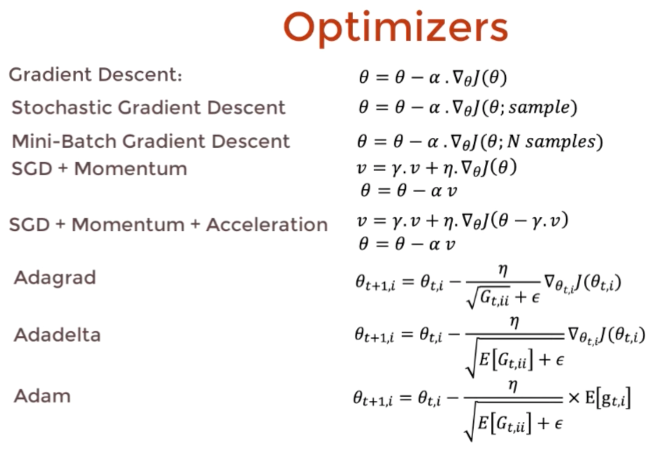
#> input picture Python/Image Coloriser/optimisers.png, 1330 x 910 px (shown at 1/2 size)
$ python -i randomColoriser.py   (imports and definitions only)
#> lines starting #> are read from the running program, lines starting #| are printed output that depends on the picture
import cv2 as cv
import numpy as np
import os

acceptableFileTypes = ['.jpg',
                  '.jpeg',
                  '.png',
                  '.webp',
                  '.jp2',
                  '.bmp',
                  '.dib',
                  '.pbm',
                  '.pgm',
                  '.ppm',
                  '.pxm',
                  '.pnm',
                  '.pfm',
                  '.sr',
                  '.tiff',
                  '.sr',
                  '.tiff',
                  '.tif',
                  '.exr',
                  '.hdr',
                  '.pic']

def colorise(image):
#> called with image = '../optimisers.png'
    theImage = cv.imread(image, cv.IMREAD_GRAYSCALE)
#> theImage: shape (910, 1330); min 0, max 255, mean 244.5
    r = np.zeros(shape=theImage.shape)
    g = np.zeros(shape=theImage.shape)
    b = np.zeros(shape=theImage.shape)
    theImage = cv.cvtColor(theImage, cv.COLOR_GRAY2RGB)
#> theImage: shape (910, 1330, 3)
    for row in range(len(r)):
        for column in range(len(r)):
            rValue = np.random.uniform(0,255)
            gValue = np.random.uniform(0,255)
            bValue = np.random.uniform(0,255)

            if row != 0 and column != 0: # not first row or collumn
                if row > 1 and column > 1:
                    rValue = ( rValue + r[row-1][column] + r[row][column-1] +  r[row-1][column-1] + r[row-2][column] + r[row-2][column-1] + r[row-2][column-2] + r[row][column-1] + r[row][column-2] ) / 9
                    gValue = ( gValue + g[row-1][column] + g[row][column-1] +  g[row-1][column-1] + g[row-2][column] + g[row-2][column-1] + g[row-2][column-2] + g[row][column-1] + g[row][column-2] ) / 9
                    bValue = ( bValue + b[row-1][column] + b[row][column-1] +  b[row-1][column-1] + b[row-2][column] + b[row-2][column-1] + b[row-2][column-2] + b[row][column-1] + b[row][column-2] ) / 9
                else:
                    rValue = ( rValue + r[row-1][column] + r[row][column-1] + r[row-1][column-1] ) / 4
                    gValue = ( gValue + g[row-1][column] + g[row][column-1] + g[row-1][column-1] ) / 4
                    bValue = ( bValue + b[row-1][column] + b[row][column-1] + b[row-1][column-1] ) / 4
            elif row != 0: # first column, but not row
                if row > 1:
                    rValue = ( rValue + r[row-1][column] + r[row-2][column] ) / 3
                    gValue = ( gValue + g[row-1][column] + g[row-2][column] ) / 3
                    bValue = ( bValue + b[row-1][column] + b[row-2][column] ) / 3
                else:
                    rValue = ( rValue + r[row-1][column] ) / 2
                    gValue = ( gValue + g[row-1][column] ) / 2
                    bValue = ( bValue + b[row-1][column] ) / 2
            elif column != 0: # first row, but not colun
                if column > 1:
                    rValue = ( rValue + r[row][column-1] + r[row][column-2] ) / 3
                    gValue = ( gValue + g[row][column-1] + g[row][column-2] ) / 3
                    bValue = ( bValue + b[row][column-1] + b[row][column-2] ) / 3
                else:
                    rValue = ( rValue + r[row][column-1] ) / 2
                    gValue = ( gValue + g[row][column-1] ) / 2
                    bValue = ( bValue + b[row][column-1] ) / 2
            r[row][column] = "{:.2f}".format(rValue)
            g[row][column] = "{:.2f}".format(gValue)
            b[row][column] = "{:.2f}".format(bValue)
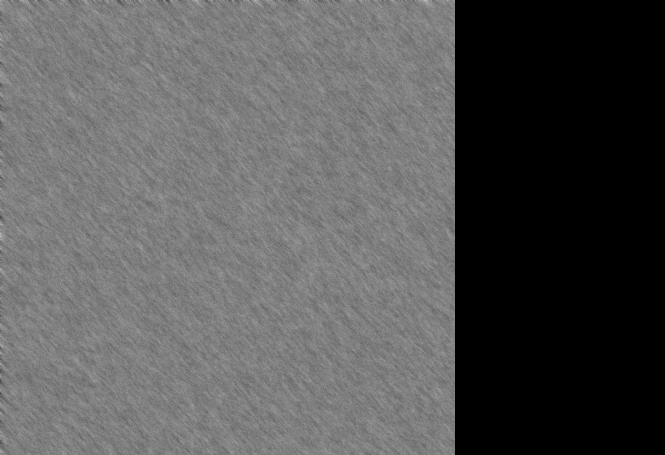
#> b: shape (910, 1330) float64 (shown at 1/2 size); min 0, max 204.8, mean 87.3

    r = (r + theImage[:,:,0]) / 2
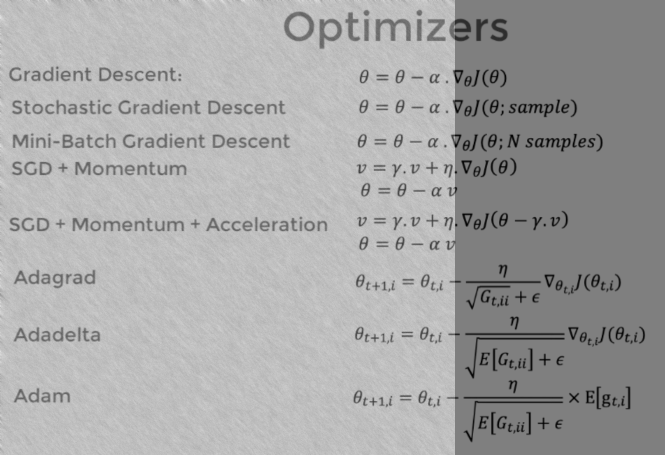
#> r: shape (910, 1330) float64 (shown at 1/2 size); min 0, max 230.6, mean 165.9
    g = (g + theImage[:,:,1]) / 2
    b = (b + theImage[:,:,2]) / 2

    newImage = np.dstack([r,g,b])
    newImage = cv.normalize(src=newImage, dst=None, alpha=1, beta=265, norm_type=cv.NORM_MINMAX, dtype=cv.CV_8U)
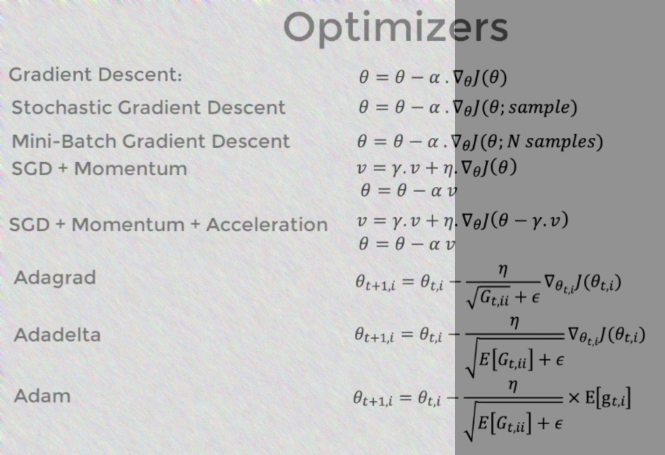
#> newImage: shape (910, 1330, 3) (shown at 1/2 size); mean B, G, R 190, 190, 190
    newImage = cv.cvtColor(newImage, cv.COLOR_BGR2LAB)
#> newImage: shape (910, 1330, 3); mean of channels 0, 1, 2 195.7, 128, 128
    return newImage

def printImages(image, path):
    cv.imshow('image', image)
    cv.waitKey(0)

# [1 line not run here, left out]

# [1 line that did not run here, left out]

# [3 lines not run here, left out]

>>> result = colorise('../optimisers.png')
